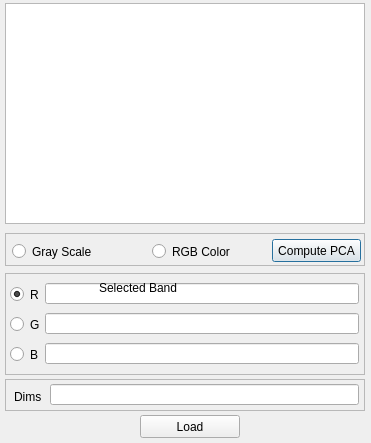
<?xml version="1.0" encoding="UTF-8"?>
<!-- Load Bands — absolute-positioned port of bands_list_LayoutFcn (Mirone
     src_figs/bands_list.m:651). MATLAB's figure is 371x443 with a bottom-left origin, so every
     widget's y here is y_qt = 443 - y_matlab - h and the grouping IS that layout. Do NOT replace
     this with a layout manager. The three QFrames are Mirone's `frame_movel` + its two companions
     (new_frame3D) and are declared FIRST so they stay behind their contents. Captions are widened
     to their own sizeHint at load (Qt's text is wider than MATLAB's) — see BandsListDialog. -->
<ui version="4.0">
 <class>BandsListWindow</class>
 <widget class="QDialog" name="BandsListWindow">
  <property name="geometry">
   <rect><x>0</x><y>0</y><width>371</width><height>443</height></rect>
  </property>
  <property name="windowTitle">
   <string>Bands List</string>
  </property>
  <widget class="QFrame" name="frame_top">
   <property name="geometry">
    <rect><x>5</x><y>233</y><width>360</width><height>33</height></rect>
   </property>
   <property name="frameShape"><enum>QFrame::StyledPanel</enum></property>
   <property name="frameShadow"><enum>QFrame::Raised</enum></property>
  </widget>
  <widget class="QFrame" name="frame_movel">
   <property name="geometry">
    <rect><x>5</x><y>273</y><width>360</width><height>102</height></rect>
   </property>
   <property name="frameShape"><enum>QFrame::StyledPanel</enum></property>
   <property name="frameShadow"><enum>QFrame::Raised</enum></property>
  </widget>
  <widget class="QFrame" name="frame_dims">
   <property name="geometry">
    <rect><x>5</x><y>379</y><width>360</width><height>32</height></rect>
   </property>
   <property name="frameShape"><enum>QFrame::StyledPanel</enum></property>
   <property name="frameShadow"><enum>QFrame::Raised</enum></property>
  </widget>
  <widget class="QListWidget" name="listbox1">
   <property name="geometry">
    <rect><x>5</x><y>3</y><width>360</width><height>221</height></rect>
   </property>
   <property name="toolTip"><string>Click a band to put it in the channel selected on the right</string></property>
  </widget>
  <widget class="QRadioButton" name="radio_gray">
   <property name="geometry">
    <rect><x>12</x><y>243</y><width>95</width><height>17</height></rect>
   </property>
   <property name="text"><string>Gray Scale</string></property>
  </widget>
  <widget class="QRadioButton" name="radio_RGB">
   <property name="geometry">
    <rect><x>152</x><y>243</y><width>95</width><height>17</height></rect>
   </property>
   <property name="text"><string>RGB Color</string></property>
   <property name="checked"><bool>true</bool></property>
  </widget>
  <widget class="QPushButton" name="push_pca">
   <property name="geometry">
    <rect><x>272</x><y>239</y><width>89</width><height>23</height></rect>
   </property>
   <property name="text"><string>Compute PCA</string></property>
   <property name="toolTip"><string>Compute Principal Components</string></property>
  </widget>
  <widget class="QRadioButton" name="radio_R">
   <property name="geometry">
    <rect><x>10</x><y>286</y><width>35</width><height>17</height></rect>
   </property>
   <property name="text"><string>R</string></property>
   <property name="checked"><bool>true</bool></property>
  </widget>
  <widget class="QRadioButton" name="radio_G">
   <property name="geometry">
    <rect><x>10</x><y>316</y><width>35</width><height>17</height></rect>
   </property>
   <property name="text"><string>G</string></property>
  </widget>
  <widget class="QRadioButton" name="radio_B">
   <property name="geometry">
    <rect><x>10</x><y>346</y><width>35</width><height>17</height></rect>
   </property>
   <property name="text"><string>B</string></property>
  </widget>
  <widget class="QLineEdit" name="edit_Rband">
   <property name="geometry">
    <rect><x>45</x><y>283</y><width>314</width><height>21</height></rect>
   </property>
   <property name="readOnly"><bool>true</bool></property>
  </widget>
  <widget class="QLineEdit" name="edit_Gband">
   <property name="geometry">
    <rect><x>45</x><y>313</y><width>314</width><height>21</height></rect>
   </property>
   <property name="readOnly"><bool>true</bool></property>
  </widget>
  <widget class="QLineEdit" name="edit_Bband">
   <property name="geometry">
    <rect><x>45</x><y>343</y><width>314</width><height>21</height></rect>
   </property>
   <property name="readOnly"><bool>true</bool></property>
  </widget>
  <widget class="QLabel" name="text_toGray">
   <property name="geometry">
    <rect><x>99</x><y>279</y><width>95</width><height>17</height></rect>
   </property>
   <property name="text"><string>Selected Band</string></property>
   <property name="visible"><bool>false</bool></property>
  </widget>
  <widget class="QLabel" name="text_dims">
   <property name="geometry">
    <rect><x>14</x><y>388</y><width>32</width><height>17</height></rect>
   </property>
   <property name="text"><string>Dims</string></property>
  </widget>
  <widget class="QLineEdit" name="edit_dimsDesc">
   <property name="geometry">
    <rect><x>50</x><y>384</y><width>309</width><height>21</height></rect>
   </property>
   <property name="readOnly"><bool>true</bool></property>
  </widget>
  <widget class="QPushButton" name="push_Load">
   <property name="geometry">
    <rect><x>140</x><y>415</y><width>100</width><height>23</height></rect>
   </property>
   <property name="text"><string>Load</string></property>
  </widget>
 </widget>
 <resources/>
 <connections/>
</ui>
